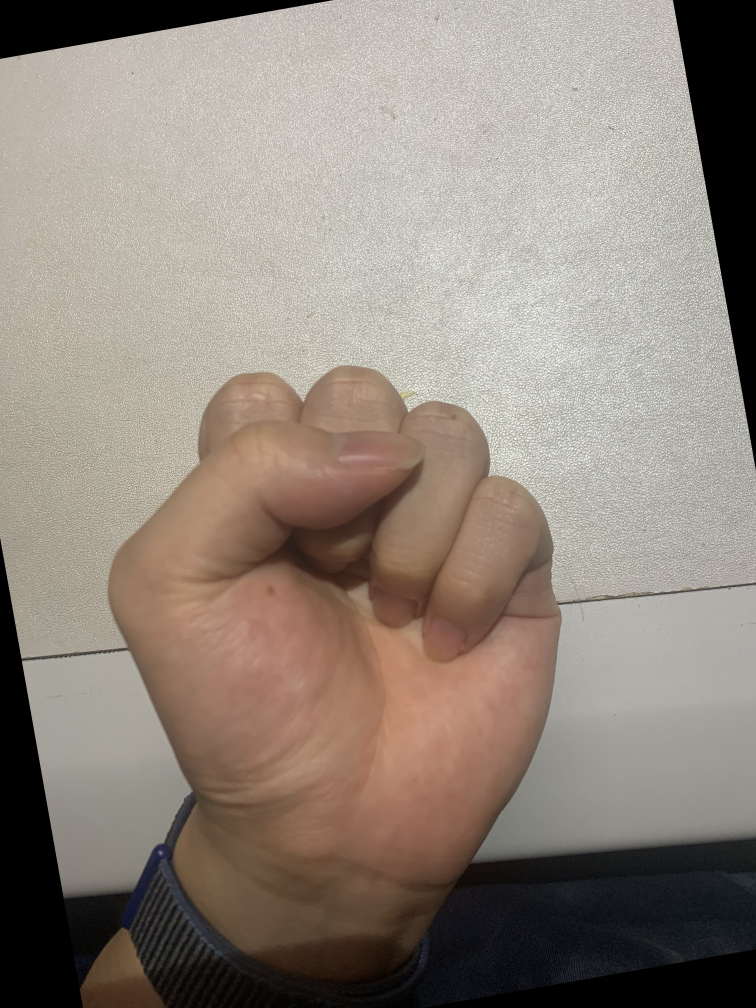
#> input picture Dataset/original00.jpg, 3024 x 4032 px (shown at 1/4 size)
$ python -i segmentation.py   (imports and definitions only)   (older library calls are emulated)
#> lines starting #> are read from the running program, lines starting #| are printed output that depends on the picture; after the words box and inside, x2 and y2 are one past the last pixel; in counts of white or black regions, pixels touching at a corner belong together
#> further down, picture is the input picture: shape (4032, 3024, 3); mean B, G, R 124.2, 133.8, 144.8
#基于肤色的手势图像分割算法
import numpy as np
import cv2
import imutils

hand_hsv_lowrange = np.array([0, 48, 50])
hand_hsv_highrange = np.array([20, 255, 255])

# [5 lines left out: function kai_process, not called in this run]

def bi_process(image, kernel_size):
    kernel = np.ones((kernel_size, kernel_size), np.uint8)
    res = cv2.dilate(image, kernel)
    res = cv2.erode(res, kernel)
    return res

def hand_YCrCb_Otsu_segmentation(image_bgr):
    fgbg = cv2.createBackgroundSubtractorMOG2()  # 利用BackgroundSubtractorMOG2算法消除背景
    fgmask = fgbg.apply(image_bgr)
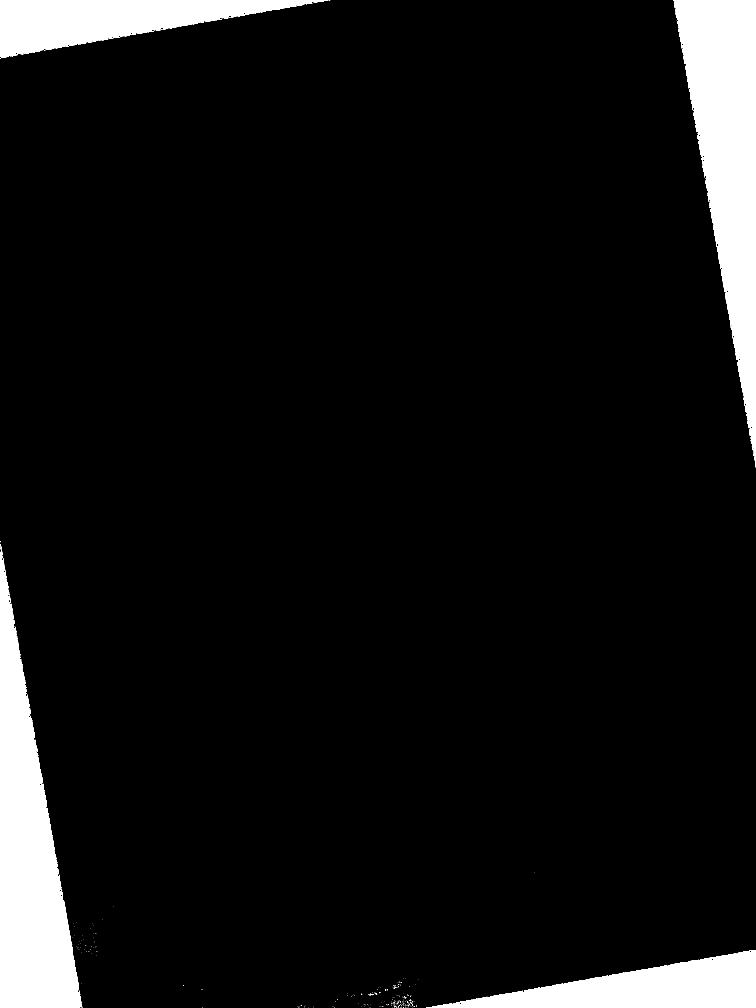
#> fgmask: shape (4032, 3024) (shown at 1/4 size); values 127 (black) and 255 (white), 7.5% white; 342 white regions (335 under 20 px), largest, box (x1, y1, x2, y2) and area: (2694, 0, 3024, 1842) 306619, (0, 2199, 326, 4032) 306352, (1706, 3800, 3024, 4032) 153557
    image_bgr = cv2.bitwise_and(image_bgr, image_bgr, mask=fgmask)
    image_YCrCb = cv2.cvtColor(image_bgr, cv2.COLOR_BGR2YCR_CB)#将bgr图像转换到Ycrcb空间
#> image_YCrCb: shape (4032, 3024, 3); mean of channels 0, 1, 2 136, 134.3, 121.3
    (Y, Cr, Cb) = cv2.split(image_YCrCb)#分离Y，Cr，Cb三个分量
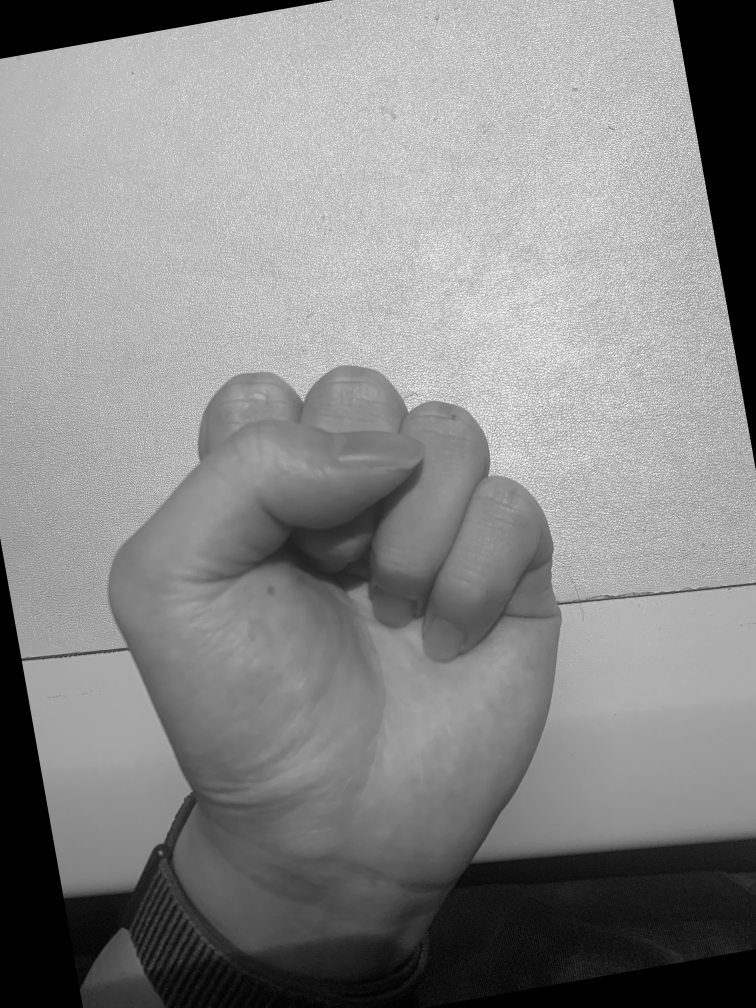
#> Y: shape (4032, 3024) (shown at 1/4 size); min 0, max 255, mean 136
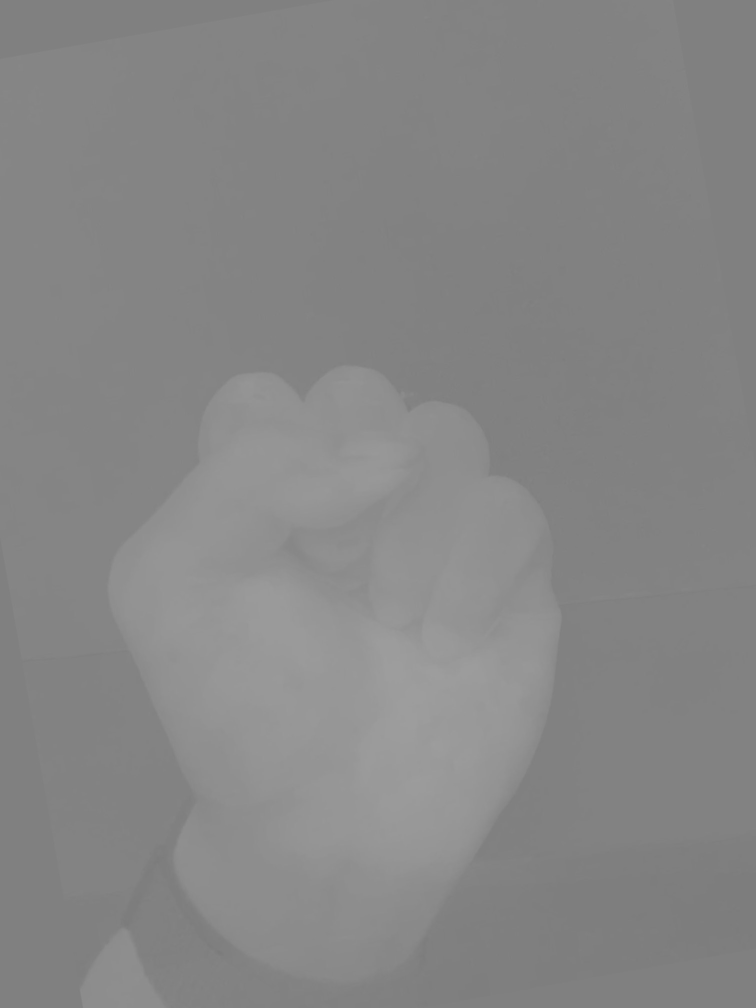
#> Cr: shape (4032, 3024) (shown at 1/4 size); min 122, max 158, mean 134.3
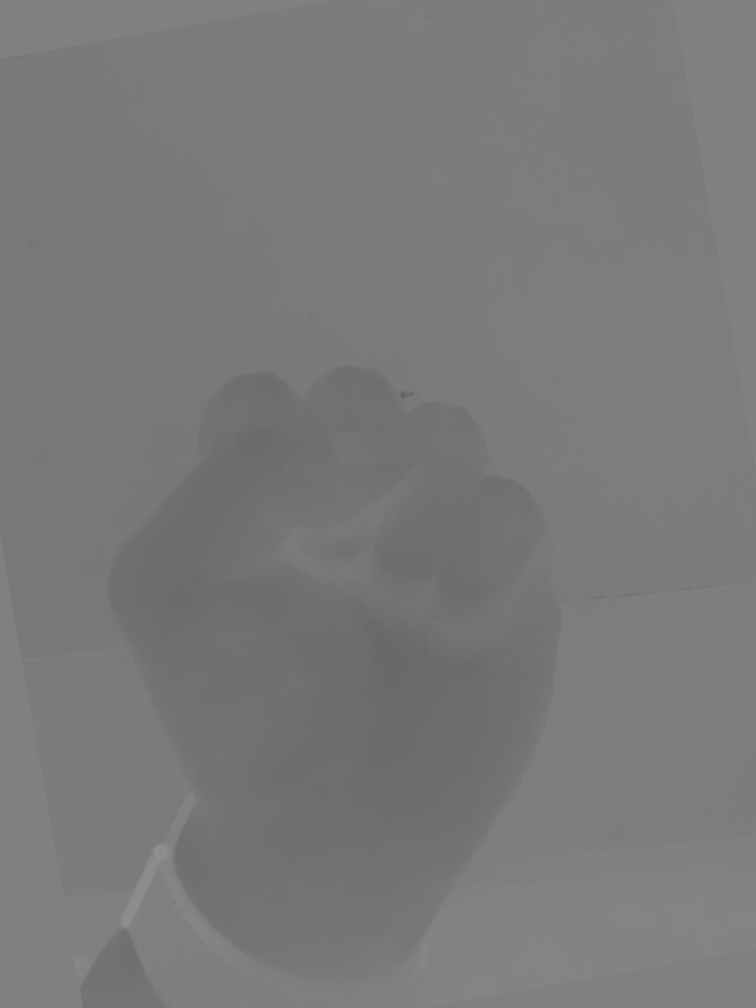
#> Cb: shape (4032, 3024) (shown at 1/4 size); min 96, max 144, mean 121.3
    #cr_blur = cv2.GaussianBlur(Cr, (5, 5), 0)#对Cr分量做高斯模糊去除噪声
    cr_blur = cv2.bilateralFilter(Cr, 9, 75, 75)
    _, skin = cv2.threshold(cr_blur, 0, 255, cv2.THRESH_BINARY + cv2.THRESH_OTSU)#根据Cr分量进行Otus自适应阈值处理二值化
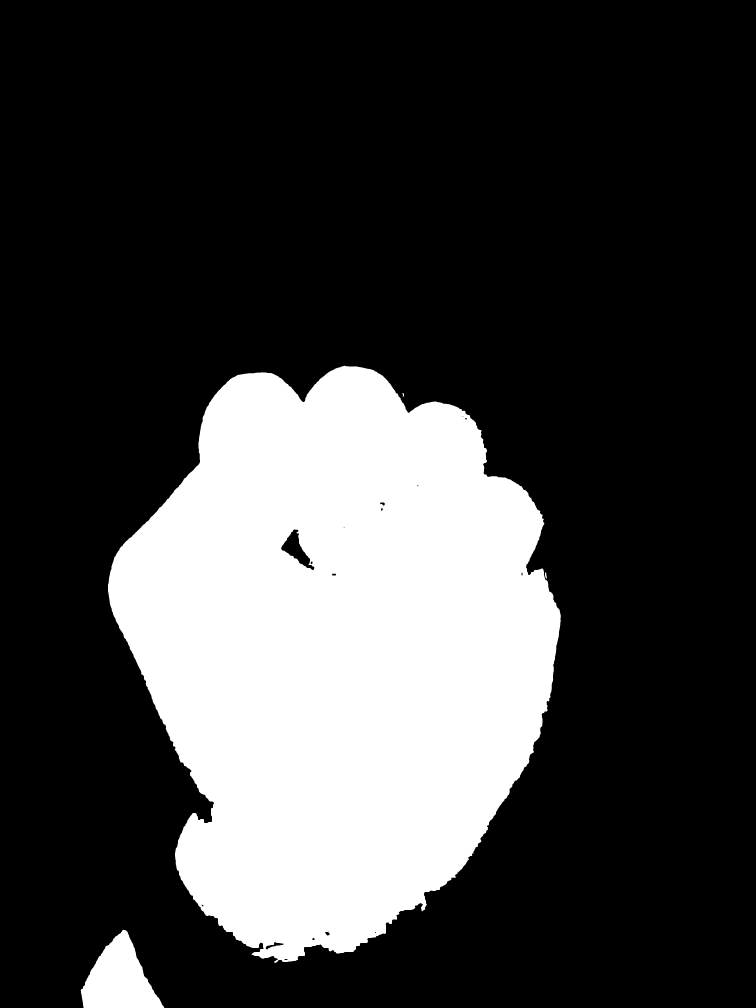
#> skin: shape (4032, 3024) (shown at 1/4 size); 25.3% white; 4 white regions, box (x1, y1, x2, y2) and area: (432, 1463, 2243, 3852) 3020583, (323, 3719, 657, 4032) 60399, (2180, 2290, 2187, 2315) 119, (1609, 1572, 1616, 1587) 65
    res = cv2.bitwise_and(image_bgr, image_bgr, mask=skin)#根据Cr分量的阈值分割原图像
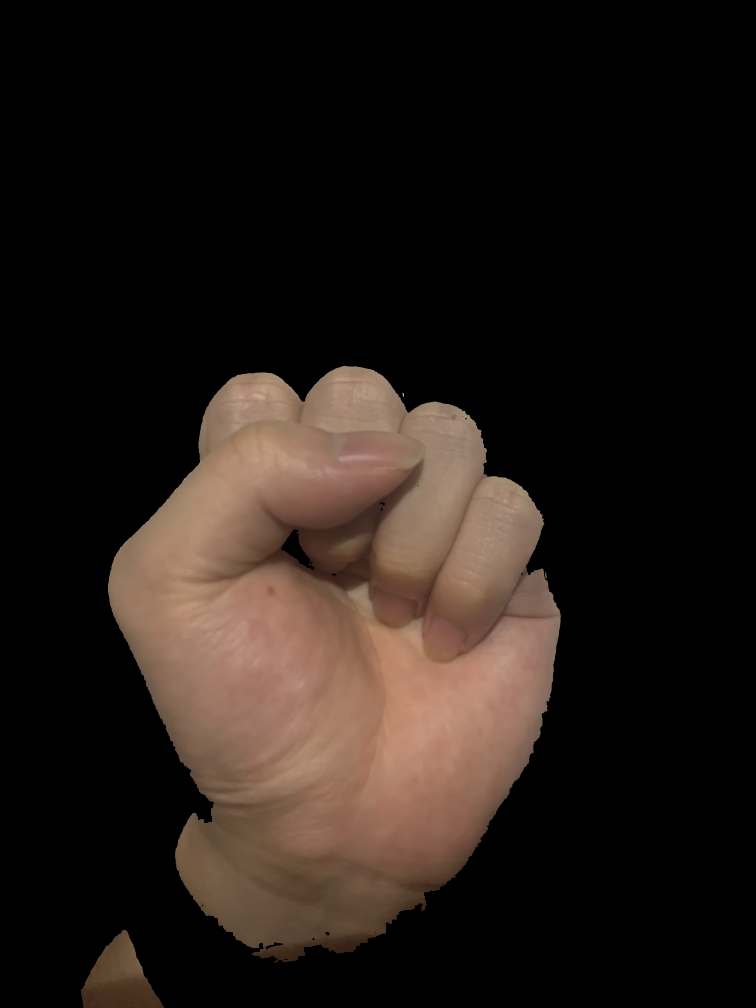
#> res: shape (4032, 3024, 3) (shown at 1/4 size); mean B, G, R 22.2, 27.2, 35.8
    res = bi_process(res, 7)  #闭运算：1、膨胀 2、腐蚀
    return res

# [75 lines left out: functions hand_YCrCb_selfsetting_segmentation, hand_YCrCb_ellipse_segmentation, hand_HSV_segmentation, contour_Laplacian_detection, video_demo, not called in this run]

# video_demo()
# cv2.destroyAllWindows()

>>> import cv2
>>> picture = cv2.imread('Dataset/original00.jpg')
>>> result = hand_YCrCb_Otsu_segmentation(picture)
